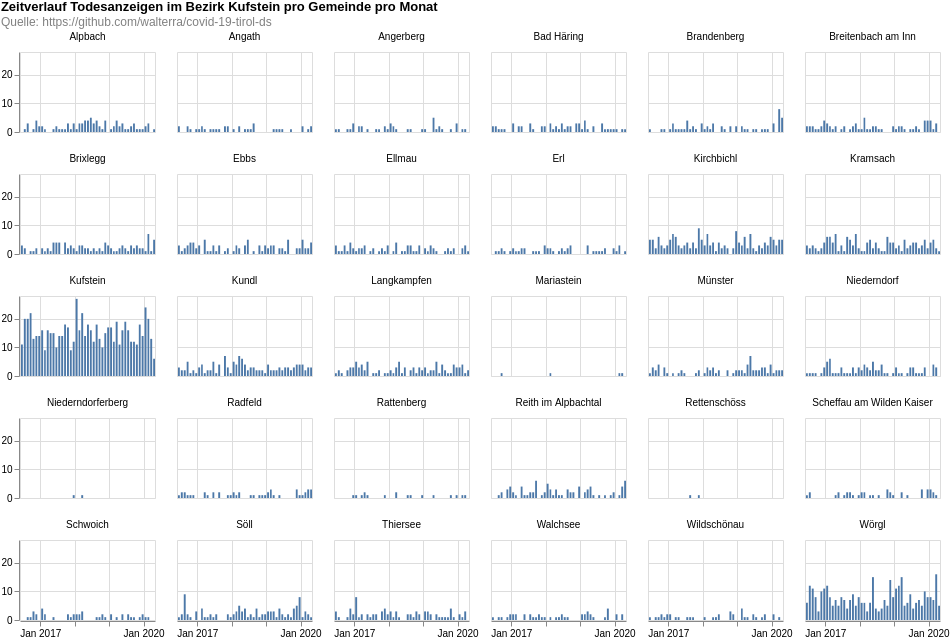

Vega-Lite specification for this chart:
### Vega-Lite specification from a JSON file in a GitHub repository (floating-point values rounded to 4 significant figures; data arrays with more than 128 entries replaced by an {"elided": "..."} marker saying what was removed)
{"$schema": "https://vega.github.io/schema/vega-lite/v4.8.1.json", "columns": 6, "config": {"view": {"continuousHeight": 300, "continuousWidth": 400}}, "data": {"name": "data-c47fbad9e237b7ce36130cb01ab41233"}, "datasets": {"data-c47fbad9e237b7ce36130cb01ab41233": {"elided": "2724 records"}}, "facet": {"field": "municipaly", "title": null, "type": "nominal"}, "padding": 0, "spec": {"layer": [{"encoding": {"tooltip": [{"field": "date", "timeUnit": "yearmonth", "type": "temporal"}, {"aggregate": "sum", "field": "count", "type": "quantitative"}], "x": {"field": "date", "timeUnit": "yearmonth", "title": null, "type": "temporal"}, "y": {"aggregate": "sum", "field": "count", "title": null, "type": "quantitative"}}, "height": 80, "mark": "bar", "width": 135}]}, "title": {"color": "black", "subtitle": ["Quelle: https://github.com/walterra/covid-19-tirol-ds"], "subtitleColor": "gray", "text": ["Zeitverlauf Todesanzeigen im Bezirk Kufstein pro Gemeinde pro Monat"]}}
